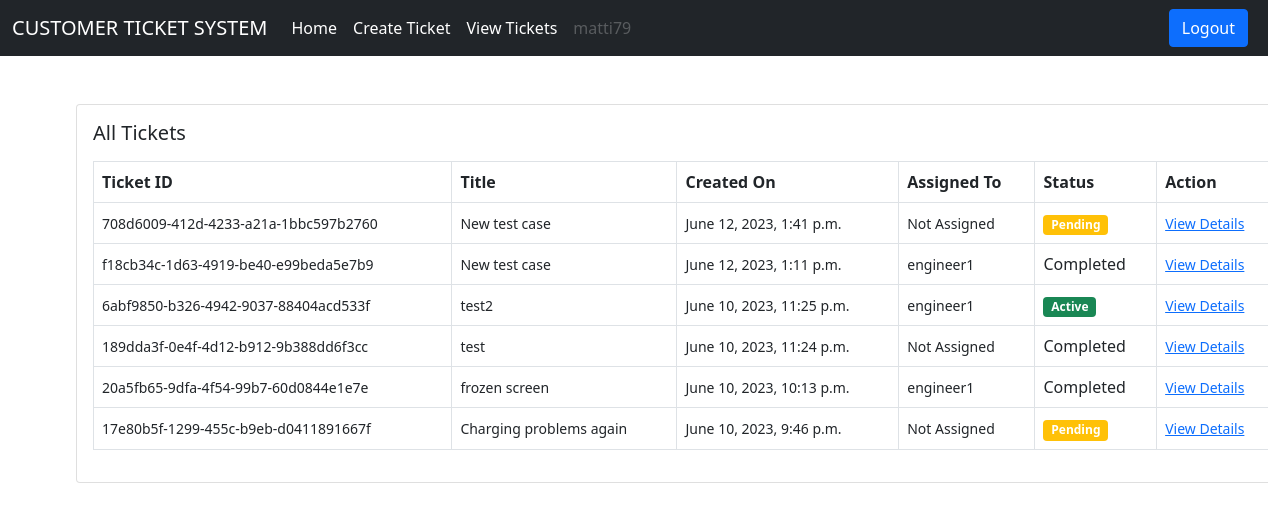
The app's page /ticket/all-tickets/ (signed in) with its own data.
### users/models.py (models this page shows)
class User(AbstractUser):
    is_customer = models.BooleanField(default=False)
    is_engineer = models.BooleanField(default=False)
    def __str__(self):
        return self.username

### ticket/models.py (models this page shows, shortened)
class Ticket(models.Model):
    status_choices = (
        ('Active', 'Active'),
        ('Completed', 'Completed'),
        ('Pending', 'Pending')
    )
    ticket_number = models.UUIDField(default=uuid.uuid4)
    title = models.CharField(max_length=100)
    description = models.TextField()
    created_by = models.ForeignKey(User, on_delete=models.CASCADE, related_name='created_by')
    date_created = models.DateTimeField(auto_now_add=True)
    assigned_to = models.ForeignKey(User, on_delete=models.DO_NOTHING, null=True, blank=True)
    is_resolved = models.BooleanField(default=False)
    accepted_date = models.DateTimeField(null=True, blank=True)
    closed_date = models.DateTimeField(null=True, blank=True)
    ticket_status = models.CharField(max_length=15, choices=status_choices)

### ticket/views.py (the view)
# urls.py: path('all-tickets/', views.all_tickets, name='all-tickets'),
@login_required
def all_tickets(request):
    tickets = Ticket.objects.filter(created_by=request.user).order_by('-date_created')
    context = {'tickets':tickets}
    return render (request, 'ticket/all_tickets.html', context)

### templates/ticket/all_tickets.html (shortened to what this page needs)
{% extends 'base.html' %}
{% load widget_tweaks %}
{% block content %}
<div class="card mx-auto" style="width: 76rem;">
    <div class="card-body">
        <h5 class="card-title mb-3">All Tickets</h5>
        <table class="table table-bordered">
            <thead>
                <tr>
                    <th scope="col">Ticket ID</th>
                    <th scope="col">Title</th>
                    <th scope="col">Created On</th>
                    <th scope="col">Assigned To</th>
                    <th scope="col">Status</th>
                    <th scope="col">Action</th>
                </tr>
            </thead>
            <tbody>
                {% for ticket in tickets %}
                <tr>
                    <td><small>{{ticket.ticket_number}}</small></td>
                    <td><small>{{ticket.title}}</small></td>
                    <td><small>{{ticket.date_created}}</small></td>
                    {% if ticket.assigned_to %}
                    <td><small>{{ticket.assigned_to}}</small></td>
                    {% else %}
                    <td><small>Not Assigned</small></td>
                    {% endif %}
                    {% if ticket.ticket_status == 'Active' %}
                    <td><span class="badge bg-success">Active</span></td>
                    {% elif ticket.ticket_status == 'Pending' %}
                    <td><span class="badge bg-warning">Pending</span></td>
                    {% elif ticket.ticket_status == 'Completed' %}
                    <td>Completed</td>
                    {% endif %}
                    <td><small><a href="{% url 'ticket-details' ticket.pk %}">View Details<a/></small></td>
                </tr>
                {% endfor %}
            </tbody>
        </table>
    </div>
</div>
{% endblock content %}

### templates/base.html (shortened to what this page needs)
<!DOCTYPE html>
<html lang="en">
<head>
    <link href="https://cdn.jsdelivr.net/npm/bootstrap@5.0.2/dist/css/bootstrap.min.css" rel="stylesheet">
</head>
<body>
    {% if request.user.is_customer %}
    <nav class="navbar navbar-expand-lg navbar-dark bg-dark">
        <div class="container-fluid">
            <a class="navbar-brand" href="{% url 'dashboard' %}" class="nav-link active">CUSTOMER TICKET SYSTEM</a>
            <div class="collapse navbar-collapse" id="navbarSupportedContent">
                <ul class="navbar-nav me-auto mb-2 mb-lg-0">
                    <li class="nav-item">
                        <a class="nav-link active" aria-current="page" href="/">Home</a>
                    </li>
                    <li class="nav-item">
                        <a class="nav-link active" href="{% url 'create-ticket' %}">Create Ticket</a>
                    </li>
                    <li class="nav-item">
                        <a class="nav-link active" href="{% url 'all-tickets' %}">View Tickets</a>
                    </li>
                    <li class="nav-item">
                        <a class="nav-link disabled" href="#" tabindex="-1" aria-disabled="true">{{request.user.username}}</a>
                    </li>
                </ul>
                <a href="{% url 'logout' %}" class="btn btn-primary me-2">Logout</a>
            </div>
        </div>
    </nav>
    {% endif %}
    <div class="container mt-5">
        {% block content %}
        {% endblock content %}
    </div>
</body>
</html>

### records on screen
User: user.username "matti79"
Ticket: ticket_number "708d6009-412d-4233-a21a-1bbc597b2760", title "New test case", date_created "June 12, 2023, 1:41 p.m.", shows "Not Assigned", ticket_status "Pending"
Ticket: ticket_number "f18cb34c-1d63-4919-be40-e99beda5e7b9", title "New test case", date_created "June 12, 2023, 1:11 p.m.", assigned_to "engineer1", ticket_status "Completed"
Ticket: ticket_number "6abf9850-b326-4942-9037-88404acd533f", title "test2", date_created "June 10, 2023, 11:25 p.m.", assigned_to "engineer1", ticket_status "Active"
Ticket: ticket_number "189dda3f-0e4f-4d12-b912-9b388dd6f3cc", title "test", date_created "June 10, 2023, 11:24 p.m.", shows "Not Assigned", ticket_status "Completed"
Ticket: ticket_number "20a5fb65-9dfa-4f54-99b7-60d0844e1e7e", title "frozen screen", date_created "June 10, 2023, 10:13 p.m.", assigned_to "engineer1", ticket_status "Completed"
Ticket: ticket_number "17e80b5f-1299-455c-b9eb-d0411891667f", title "Charging problems again", date_created "June 10, 2023, 9:46 p.m.", shows "Not Assigned", ticket_status "Pending"
